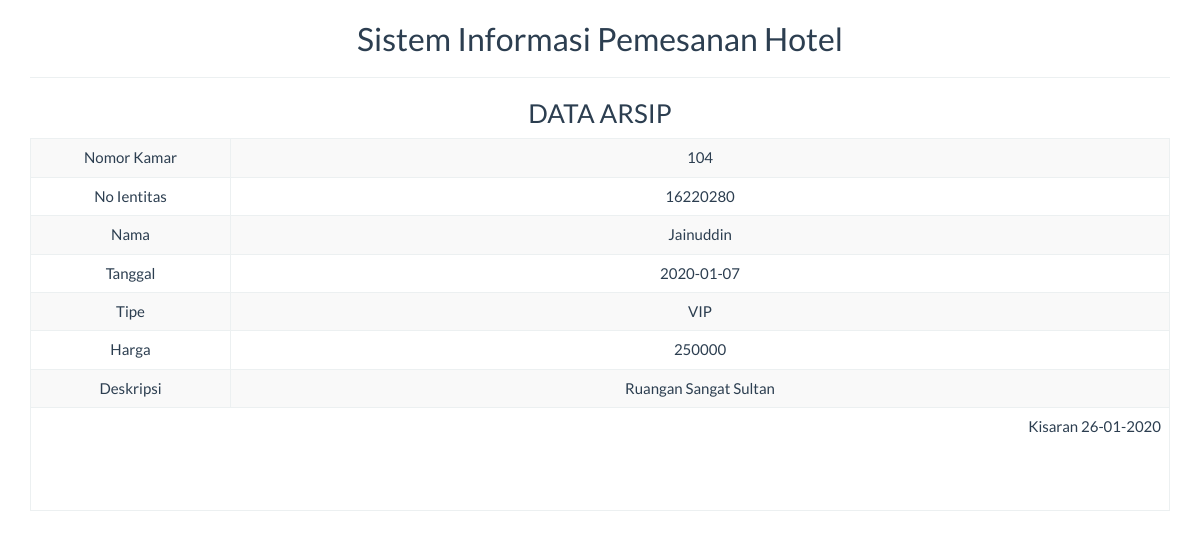
The app's page /report/arsip_satu.php?id_kamar=104 with its own data.
### tables this page shows
CREATE TABLE `tbl_kamar` (
  `id_kamar` int(10) NOT NULL,
  `no_identitas` int(20) NOT NULL,
  `nama_pelanggan` varchar(100) NOT NULL,
  `tanggal` date NOT NULL,
  `tipe_kamar` varchar(10) NOT NULL,
  `harga` varchar(100) NOT NULL,
  `deskripsi` varchar(100) NOT NULL
);

### report/arsip_satu.php (the view, shortened to what this page needs)
<!DOCTYPE html>
<html>
    <head>
        <link href="../Assets/css/bootstrap.min.css" rel="stylesheet" type="text/css"/>
    </head>
    <body onload="print()">
        <?php
        include '../config/koneksi.php';
        $sql = "SELECT * FROM tbl_kamar WHERE id_kamar ='" . $_GET ['id_kamar'] . "'";
        $query = mysqli_query($koneksi, $sql) or die("SQL Detail error");
        $data = mysqli_fetch_array($query);
        ?>
        <div class="container">
            <div class='row'>
                <div class="col-sm-12">
                    <div class="text-center">
                        <h2>Sistem Informasi Pemesanan Hotel</h2>
                        <hr>
                        <h3>DATA ARSIP</h3>
                        <table class="table table-bordered table-striped table-hover">
                            <tbody>
								<tr>
                                    <td>Nomor Kamar</td> <td><?= $data['id_kamar'] ?></td>
                                </tr>
                                <tr>
                                    <td width="200">No Ientitas</td> <td><?= $data['no_identitas'] ?></td>
                                </tr>
                                <tr>
                                    <td>Nama</td> <td><?= $data['nama_pelanggan'] ?></td>
                                </tr>
								<tr>
                                    <td>Tanggal</td> <td><?= $data['tanggal'] ?></td>
                                </tr>
								<tr>
                                    <td>Tipe</td> <td><?= $data['tipe_kamar'] ?></td>
                                </tr>
								<tr>
                                    <td>Harga</td> <td><?= $data['harga'] ?></td>
                                </tr>
                                <tr>
                                    <td>Deskripsi</td> <td><?= $data['deskripsi'] ?></td>
                                </tr>
                            </tbody>
                            <tfoot>
                                <tr>
                                    <td colspan="2" class="text-right">
                                        Kisaran  <?= date("d-m-Y") ?>
                                        <br><br><br><br>
									</td>
								</tr>
							</tfoot>
                        </table>
                    </div>
                </div>
            </div>
    </body>
</html>

### records on screen
tbl_kamar: id_kamar "104", no_identitas "16220280", nama_pelanggan "Jainuddin", tanggal "2020-01-07", tipe_kamar "VIP", harga "250000", deskripsi "Ruangan Sangat Sultan"
